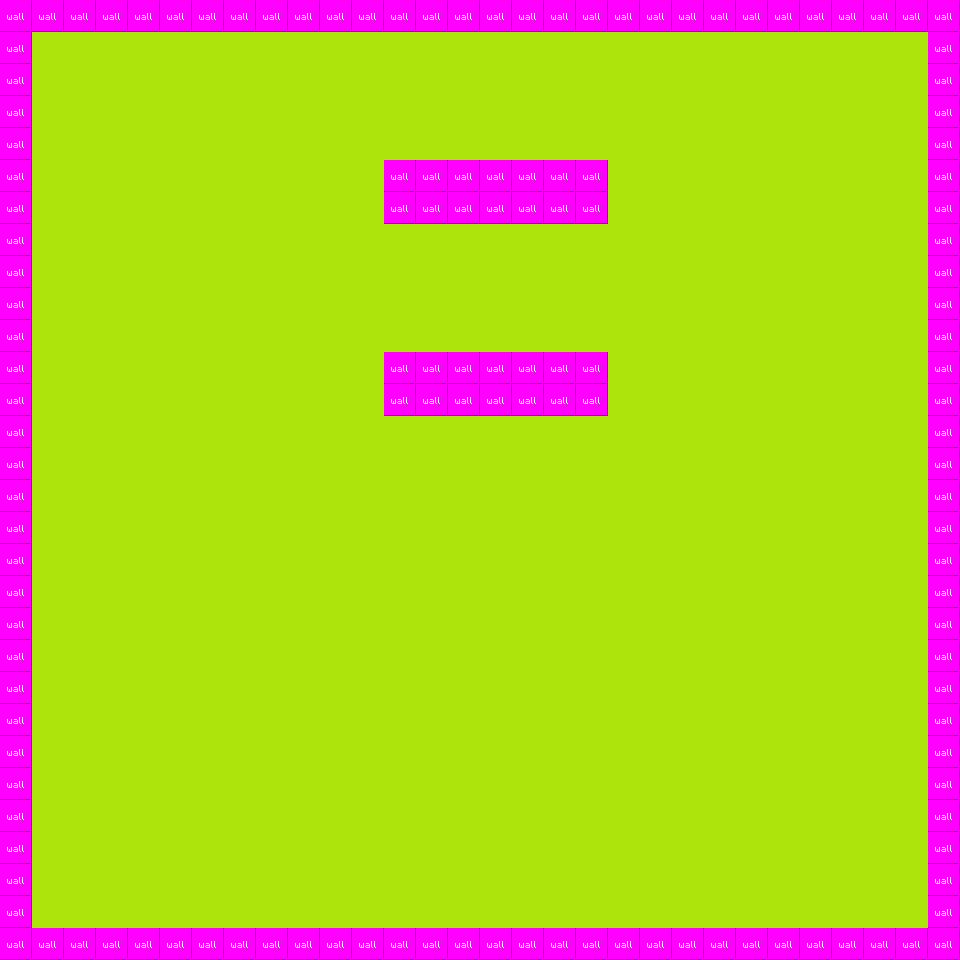

Tiled map render using the project's own tile images. Description and the map definition, with tile-layer contents summarised, below:
An orthogonal 30x30 tile map with 32x32 px tiles, 3 tile layers (Ground, Stuff, Collision), 2 tilesets and 1 object.

<map version="1.0" orientation="orthogonal" width="30" height="30" tilewidth="32" tileheight="32">
 <tileset firstgid="1" name="rpg" tilewidth="32" tileheight="32">
  <image source="rpg.png" width="128" height="128" />
 </tileset>
 <tileset firstgid="17" name="gametiles" tilewidth="32" tileheight="32">
  <image source="gametiles.png" width="128" height="128" />
 </tileset>
 <layer name="Ground" width="30" height="30">
  <data>[900 cells, 900 non-empty, 2 distinct tile ids]</data>
 </layer>
 <layer name="Stuff" width="30" height="30">
  <data>[900 cells, 28 non-empty, 1 distinct tile ids]</data>
 </layer>
 <layer name="Collision" width="30" height="30">
  <data>[900 cells, 144 non-empty, 1 distinct tile ids]</data>
 </layer>
 <objectgroup name="Objects" width="30" height="30">
  <object gid="19" x="128" y="192">
   <properties>
    <property name="classname" value="info_player_spawn" />
   </properties>
  </object>
 </objectgroup>
</map>